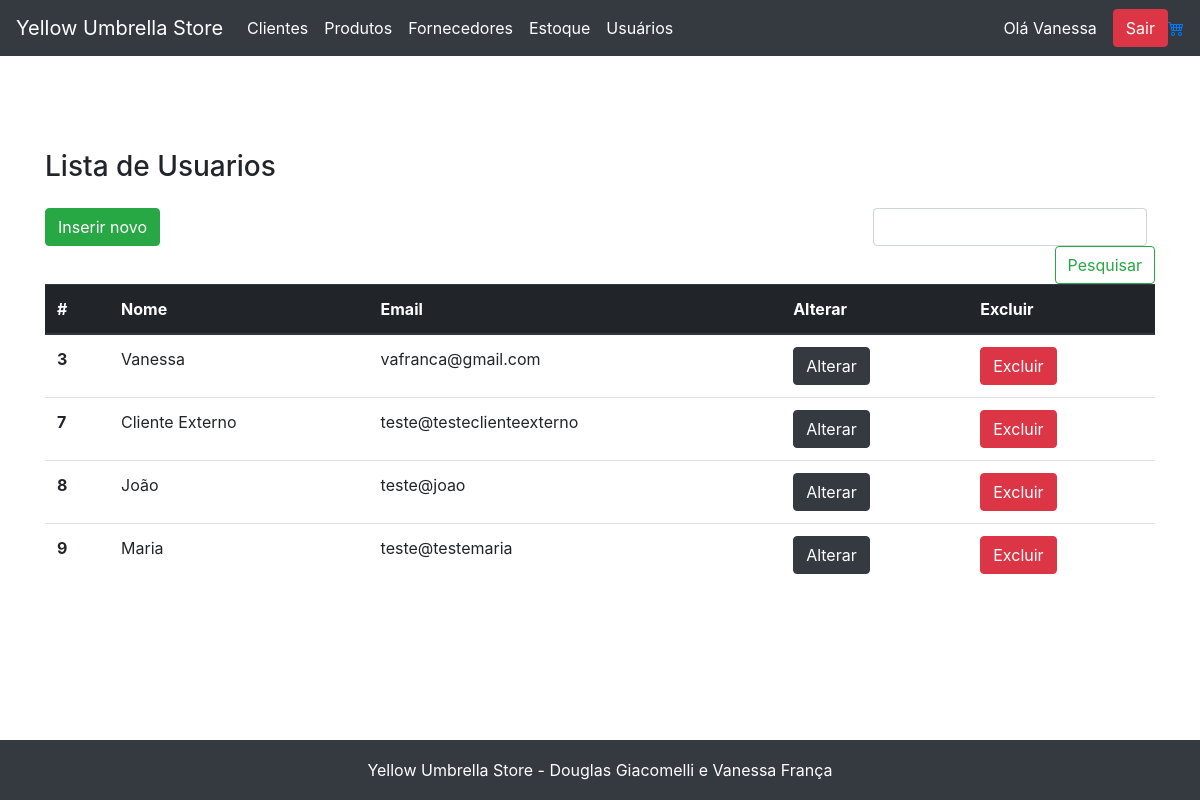
Page /usuario/view_usuarios.php (signed in) on the committed database.
### tables this page shows
CREATE TABLE `usuario` (
  `id` int NOT NULL AUTO_INCREMENT,
  `email` varchar(255) NOT NULL,
  `senha` varchar(255) NOT NULL,
  `nome` varchar(255) NOT NULL,
  `perfil_id` int DEFAULT NULL,
  PRIMARY KEY (`id`),
  UNIQUE KEY `login` (`email`),
  KEY `perfil_id` (`perfil_id`)
);

### fachada.php (called while the page is built, shortened)
<?php
include_once('model/Usuario.php');
include_once('dao/mysql/MysqlDaoFactory.php');
$factory = new MysqlDaofactory();
?>

### dao/mysql/MysqlDaoFactory.php (called while the page is built, shortened)
<?php
include_once('MysqlUsuarioDao.php');
class MysqlDaofactory extends DaoFactory {
    private $host = "localhost";
    private $db_name = "web2";
    private $port = "3306";
    private $username = "root";
    private $password = "v6a10fr4nc486";
    public function getConnection(){
        $this->conn = null;
        $dsn="mysql:host=" . $this->host . ";port=" . $this->port . ";dbname=" . $this->db_name;
        try{
            $this->conn = new PDO($dsn, $this->username, $this->password);
      }catch(PDOException $exception){
            echo "Connection error: " . $exception->getMessage() . "\n";
            echo "DSN = " . $dsn;
        }
        return $this->conn;
    }
    public function getUsuarioDao() {
        return new MysqlUsuarioDao($this->getConnection());
    }
}
?>

### dao/DAO.php (called while the page is built, shortened)
<?php
abstract class DAO {
    public function __construct($conn){
        $this->conn = $conn;
    }
}
?>

### dao/mysql/MysqlUsuarioDao.php (called while the page is built, shortened)
<?php
include_once($_SERVER['DOCUMENT_ROOT'].'/yellow_umbrella/dao/DAO.php');
include_once($_SERVER['DOCUMENT_ROOT'].'/yellow_umbrella/dao/DAO.php');
 class MysqlUsuarioDao extends DAO implements UsuarioDao {
    private $table_name = 'usuario';
    public function buscaTodos() {
        $query = "SELECT
                    id, nome, email, senha, perfil_id
                FROM
                    " . $this->table_name .
                    " ORDER BY id ASC";
        $stmt = $this->conn->prepare($query);
        $stmt->execute();
        $usuarios = [];
        while ($row = $stmt->fetch(PDO::FETCH_ASSOC)){
            extract($row);
            $usuario = new Usuario($id,$nome,$email,$senha,$perfil_id);
            $usuarios[] = $usuario;
        }
        return $usuarios;
    }
}
?>

### model/Usuario.php (called while the page is built, shortened)
<?php
class Usuario {
    private $id;
    private $email;
    private $nome;
    public function __construct( $id, $nome, $email, $senha, $perfil_id)
    {
        $this->id=$id;
        $this->email=$email;
        $this->nome=$nome;
    }
    public function getId() { return $this->id; }
    public function getEmail() { return $this->email; }
    public function getNome() { return $this->nome; }
}
?>

### usuario/view_usuarios.php (the view, shortened to what this page needs)
<?php
    include "../fachada.php";
    include "../header.php";
    $dao = $factory->getUsuarioDao();
    $usuarios = $dao->buscaTodos();
    $usuarios = (isset($_SESSION["usuarios"])) ? ($_SESSION["usuarios"]) : ($usuarios);
?>
<main role="main" class="container">
    <h3 class="mb-3">Lista de Usuarios</h3>
    <div class="row">
        <div class="col-12">
        </div>
        <div class="col-lg-8 col-sm-12">
            <a href="view_cadastro_usuario.php" class="btn btn-success mb-2">Inserir novo</a>
        </div>
        <div class="col-lg-4 col-sm-12">
            <form class="form-inline mt-2 mt-md-0 form-search-list" action="<?=$base?>/usuario/executa_pesquisa.php" method="POST">
                <input class="form-control mr-sm-2" type="text" name="pesquisa" aria-label="Pesquisar">
                <button class="btn btn-outline-success my-2 my-sm-0" type="submit">Pesquisar</button>
            </form>
        </div>
        <div class="col-12">
        <table class="table table-responsive">
            <thead class="thead-dark">
                <tr>
                <th scope="col">#</th>
                <th scope="col">Nome</th>
                <th scope="col">Email</th>
                <th scope="col">Alterar</th>
                <th scope="col">Excluir</th>
                </tr>
            </thead>
            <tbody>
            <?php
                if($usuarios){
                    foreach($usuarios as $item){
            ?>
                <tr>
                <th scope="row"><?=$item->getID()?></th>
                <td><?=$item->getNome()?></td>
                <td><?=$item->getEmail()?></td>
                <td><a href="view_editar_usuario.php?id=<?=$item->getID()?>" class="btn btn-dark">Alterar</button></td>
                <td><a href="exclui_usuario.php?id=<?=$item->getID()?>" id="excluiUsuario" class="btn btn-danger" onclick="return confirm('Você quer mesmo remover este usuario?')">Excluir</button></td>
                </tr>
            <?php
                    }
                }else{
                    echo "<td colspan=5 style='text-align:center;'>Sem registros</td>";
                }
            ?>
            </tbody>
        </table>
        </div>
    </div>
</main>
<?php include "../footer.php"; ?>

### assets/css/sticky-footer.css (style rules this page uses)
html { position: relative; min-height: 100%; }
body { margin-bottom: 60px; }
body > .container { padding: 150px 15px 0; }
.form-search-list { justify-content: flex-end; }
.table-responsive { display: table; }

### assets/css/custom.css (style rules this page uses)
.form-search-list { justify-content: flex-end; }
.table-responsive { display: table; }

### rows in the picture
usuario: id "3", nome "Vanessa", email "vafranca@gmail.com"
usuario: id "7", nome "Cliente Externo", email "teste@testeclienteexterno"
usuario: id "8", nome "João", email "teste@joao"
usuario: id "9", nome "Maria", email "teste@testemaria"

### other values in the picture
$_SESSION["nome_usuario"] "Vanessa"
